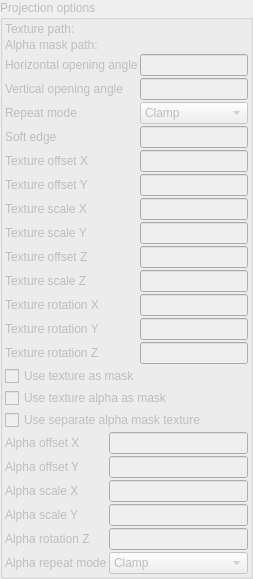
    <widget class="QGroupBox" name="groupBox_projection_options">
     <property name="enabled">
      <bool>false</bool>
     </property>
     <property name="title">
      <string>Projection options</string>
     </property>
     <layout class="QVBoxLayout" name="verticalLayout_4">
      <property name="spacing">
       <number>2</number>
      </property>
      <property name="leftMargin">
       <number>2</number>
      </property>
      <property name="topMargin">
       <number>2</number>
      </property>
      <property name="rightMargin">
       <number>2</number>
      </property>
      <property name="bottomMargin">
       <number>2</number>
      </property>
      <item>
       <layout class="QGridLayout" name="gridLayout_5">
        <item row="0" column="1">
         <widget class="FileSelectWidget" name="text_file_texture" native="true">
          <property name="sizePolicy">
           <sizepolicy hsizetype="Expanding" vsizetype="Preferred">
            <horstretch>0</horstretch>
            <verstretch>0</verstretch>
           </sizepolicy>
          </property>
          <property name="toolTip">
           <string>&lt;html&gt;&lt;head/&gt;&lt;body&gt;&lt;p&gt;Path to the light projection texture image. Acceptable formats are BMP, GIF, JPG, PNG&lt;/p&gt;&lt;p&gt;To use animated textures (image sequences), replace numbers by '%' symbol. Example: If sequence of images is as showed below: &lt;br/&gt;texture0001.jpg&lt;br/&gt;texture0002.jpg&lt;br/&gt;etc&lt;/p&gt;&lt;p&gt;Then use following file name: texture%%%%.jpg&lt;br/&gt;This tells the program to treat this as not a single image but as a sequence of images with 4 digit index.&lt;/p&gt;&lt;/body&gt;&lt;/html&gt;</string>
          </property>
         </widget>
        </item>
        <item row="0" column="0">
         <widget class="QLabel" name="label_61">
          <property name="sizePolicy">
           <sizepolicy hsizetype="Maximum" vsizetype="Preferred">
            <horstretch>0</horstretch>
            <verstretch>0</verstretch>
           </sizepolicy>
          </property>
          <property name="text">
           <string>Texture path:</string>
          </property>
         </widget>
        </item>
        <item row="1" column="1">
         <widget class="FileSelectWidget" name="text_file_texture_alpha" native="true">
          <property name="sizePolicy">
           <sizepolicy hsizetype="Expanding" vsizetype="Preferred">
            <horstretch>0</horstretch>
            <verstretch>0</verstretch>
           </sizepolicy>
          </property>
          <property name="toolTip">
           <string>&lt;html&gt;&lt;head/&gt;&lt;body&gt;&lt;p&gt;Path to an optional alpha mask texture. When &amp;quot;Use texture alpha as mask&amp;quot; is enabled, this image's brightness controls where the projection light is visible (white = full light, black = no light).&lt;/p&gt;&lt;/body&gt;&lt;/html&gt;</string>
          </property>
         </widget>
        </item>
        <item row="1" column="0">
         <widget class="QLabel" name="label_alpha_texture">
          <property name="sizePolicy">
           <sizepolicy hsizetype="Maximum" vsizetype="Preferred">
            <horstretch>0</horstretch>
            <verstretch>0</verstretch>
           </sizepolicy>
          </property>
          <property name="text">
           <string>Alpha mask path:</string>
          </property>
         </widget>
        </item>
       </layout>
      </item>
      <item>
       <layout class="QGridLayout" name="gridLayout_8">
        <item row="1" column="1">
         <widget class="MyLineEdit" name="logedit_projection_vertical_angle">
          <property name="toolTip">
           <string>&lt;html&gt;&lt;head/&gt;&lt;body&gt;&lt;p&gt;Vertical opening angle of projected image &lt;/p&gt;&lt;/body&gt;&lt;/html&gt;</string>
          </property>
         </widget>
        </item>
        <item row="0" column="1">
         <widget class="MyLineEdit" name="logedit_projection_horizonal_angle">
          <property name="toolTip">
           <string>&lt;html&gt;&lt;head/&gt;&lt;body&gt;&lt;p&gt;Horizontal opening angle of projected image &lt;/p&gt;&lt;/body&gt;&lt;/html&gt;</string>
          </property>
         </widget>
        </item>
        <item row="0" column="0">
         <widget class="QLabel" name="label_63">
          <property name="sizePolicy">
           <sizepolicy hsizetype="Maximum" vsizetype="Preferred">
            <horstretch>0</horstretch>
            <verstretch>0</verstretch>
           </sizepolicy>
          </property>
          <property name="text">
           <string>Horizontal opening angle</string>
          </property>
          <property name="wordWrap">
           <bool>true</bool>
          </property>
         </widget>
        </item>
        <item row="1" column="0">
         <widget class="QLabel" name="label_65">
          <property name="sizePolicy">
           <sizepolicy hsizetype="Maximum" vsizetype="Preferred">
            <horstretch>0</horstretch>
            <verstretch>0</verstretch>
           </sizepolicy>
          </property>
          <property name="text">
           <string>Vertical opening angle</string>
          </property>
          <property name="wordWrap">
           <bool>true</bool>
          </property>
         </widget>
        </item>
        <item row="2" column="0">
         <widget class="QLabel" name="label_repeat_mode">
          <property name="sizePolicy">
           <sizepolicy hsizetype="Maximum" vsizetype="Preferred">
            <horstretch>0</horstretch>
            <verstretch>0</verstretch>
           </sizepolicy>
          </property>
          <property name="text">
           <string>Repeat mode</string>
          </property>
          <property name="wordWrap">
           <bool>true</bool>
          </property>
         </widget>
        </item>
        <item row="2" column="1">
         <widget class="MyComboBox" name="comboBox_projection_repeat_mode">
          <property name="toolTip">
           <string>&lt;html&gt;&lt;head/&gt;&lt;body&gt;&lt;p&gt;Texture repeat mode: Clamp = no repeat with optional soft edge, Repeat = infinite tiling, Mirror = ping-pong tiling.&lt;/p&gt;&lt;/body&gt;&lt;/html&gt;</string>
          </property>
          <item>
           <property name="text">
            <string>Clamp</string>
           </property>
          </item>
          <item>
           <property name="text">
            <string>Repeat</string>
           </property>
          </item>
          <item>
           <property name="text">
            <string>Mirror</string>
           </property>
          </item>
         </widget>
        </item>
        <item row="3" column="0">
         <widget class="QLabel" name="label_soft_edge">
          <property name="sizePolicy">
           <sizepolicy hsizetype="Maximum" vsizetype="Preferred">
            <horstretch>0</horstretch>
            <verstretch>0</verstretch>
           </sizepolicy>
          </property>
          <property name="text">
           <string>Soft edge</string>
          </property>
          <property name="wordWrap">
           <bool>true</bool>
          </property>
         </widget>
        </item>
        <item row="3" column="1">
         <widget class="MyLineEdit" name="logedit_projection_soft_edge">
          <property name="toolTip">
           <string>&lt;html&gt;&lt;head/&gt;&lt;body&gt;&lt;p&gt;Soft edge feather width. 0.0 = hard edges, 0.5 = maximum soft fade. Only applies in Clamp mode.&lt;/p&gt;&lt;/body&gt;&lt;/html&gt;</string>
          </property>
         </widget>
        </item>
        <item row="4" column="0">
         <widget class="QLabel" name="label_texture_offset_x">
          <property name="sizePolicy">
           <sizepolicy hsizetype="Maximum" vsizetype="Preferred">
            <horstretch>0</horstretch>
            <verstretch>0</verstretch>
           </sizepolicy>
          </property>
          <property name="text">
           <string>Texture offset X</string>
          </property>
          <property name="wordWrap">
           <bool>true</bool>
          </property>
         </widget>
        </item>
        <item row="4" column="1">
         <widget class="MyLineEdit" name="logedit_projection_texture_offset_x">
          <property name="toolTip">
           <string>&lt;html&gt;&lt;head/&gt;&lt;body&gt;&lt;p&gt;Horizontal offset of the projected texture in UV space.&lt;/p&gt;&lt;/body&gt;&lt;/html&gt;</string>
          </property>
         </widget>
        </item>
        <item row="5" column="0">
         <widget class="QLabel" name="label_texture_offset_y">
          <property name="sizePolicy">
           <sizepolicy hsizetype="Maximum" vsizetype="Preferred">
            <horstretch>0</horstretch>
            <verstretch>0</verstretch>
           </sizepolicy>
          </property>
          <property name="text">
           <string>Texture offset Y</string>
          </property>
          <property name="wordWrap">
           <bool>true</bool>
          </property>
         </widget>
        </item>
        <item row="5" column="1">
         <widget class="MyLineEdit" name="logedit_projection_texture_offset_y">
          <property name="toolTip">
           <string>&lt;html&gt;&lt;head/&gt;&lt;body&gt;&lt;p&gt;Vertical offset of the projected texture in UV space.&lt;/p&gt;&lt;/body&gt;&lt;/html&gt;</string>
          </property>
         </widget>
        </item>
        <item row="6" column="0">
         <widget class="QLabel" name="label_texture_offset_z">
          <property name="sizePolicy">
           <sizepolicy hsizetype="Maximum" vsizetype="Preferred">
            <horstretch>0</horstretch>
            <verstretch>0</verstretch>
           </sizepolicy>
          </property>
          <property name="text">
           <string>Texture scale X</string>
          </property>
          <property name="wordWrap">
           <bool>true</bool>
          </property>
         </widget>
        </item>
        <item row="6" column="1">
         <widget class="MyLineEdit" name="logedit_projection_texture_offset_z">
          <property name="toolTip">
           <string>&lt;html&gt;&lt;head/&gt;&lt;body&gt;&lt;p&gt;Horizontal scale of the projected texture. 1.0 = original size.&lt;/p&gt;&lt;/body&gt;&lt;/html&gt;</string>
          </property>
         </widget>
        </item>
        <item row="7" column="0">
         <widget class="QLabel" name="label_texture_scale_x">
          <property name="sizePolicy">
           <sizepolicy hsizetype="Maximum" vsizetype="Preferred">
            <horstretch>0</horstretch>
            <verstretch>0</verstretch>
           </sizepolicy>
          </property>
          <property name="text">
           <string>Texture scale Y</string>
          </property>
          <property name="wordWrap">
           <bool>true</bool>
          </property>
         </widget>
        </item>
        <item row="7" column="1">
         <widget class="MyLineEdit" name="logedit_projection_texture_scale_x">
          <property name="toolTip">
           <string>&lt;html&gt;&lt;head/&gt;&lt;body&gt;&lt;p&gt;Vertical scale of the projected texture. 1.0 = original size.&lt;/p&gt;&lt;/body&gt;&lt;/html&gt;</string>
          </property>
         </widget>
        </item>
        <item row="8" column="0">
         <widget class="QLabel" name="label_texture_scale_y">
          <property name="sizePolicy">
           <sizepolicy hsizetype="Maximum" vsizetype="Preferred">
            <horstretch>0</horstretch>
            <verstretch>0</verstretch>
           </sizepolicy>
          </property>
          <property name="text">
           <string>Texture offset Z</string>
          </property>
          <property name="wordWrap">
           <bool>true</bool>
          </property>
         </widget>
        </item>
        <item row="8" column="1">
         <widget class="MyLineEdit" name="logedit_projection_texture_scale_y">
          <property name="toolTip">
           <string>&lt;html&gt;&lt;head/&gt;&lt;body&gt;&lt;p&gt;Depth offset of the projected texture. Shifts the projection focus point along the light direction.&lt;/p&gt;&lt;/body&gt;&lt;/html&gt;</string>
          </property>
         </widget>
        </item>
        <item row="9" column="0">
         <widget class="QLabel" name="label_texture_scale_z">
          <property name="sizePolicy">
           <sizepolicy hsizetype="Maximum" vsizetype="Preferred">
            <horstretch>0</horstretch>
            <verstretch>0</verstretch>
           </sizepolicy>
          </property>
          <property name="text">
           <string>Texture scale Z</string>
          </property>
          <property name="wordWrap">
           <bool>true</bool>
          </property>
         </widget>
        </item>
        <item row="9" column="1">
         <widget class="MyLineEdit" name="logedit_projection_texture_scale_z">
          <property name="toolTip">
           <string>&lt;html&gt;&lt;head/&gt;&lt;body&gt;&lt;p&gt;Depth scale of the projected texture. Scales the projection focus along the light direction.&lt;/p&gt;&lt;/body&gt;&lt;/html&gt;</string>
          </property>
         </widget>
        </item>
        <item row="10" column="0">
         <widget class="QLabel" name="label_texture_rotation_x">
          <property name="sizePolicy">
           <sizepolicy hsizetype="Maximum" vsizetype="Preferred">
            <horstretch>0</horstretch>
            <verstretch>0</verstretch>
           </sizepolicy>
          </property>
          <property name="text">
           <string>Texture rotation X</string>
          </property>
          <property name="wordWrap">
           <bool>true</bool>
          </property>
         </widget>
        </item>
        <item row="10" column="1">
         <widget class="MyLineEdit" name="logedit_projection_texture_rotation_x">
          <property name="toolTip">
           <string>&lt;html&gt;&lt;head/&gt;&lt;body&gt;&lt;p&gt;Rotation of the projected texture around the light right axis (pitch) in degrees.&lt;/p&gt;&lt;/body&gt;&lt;/html&gt;</string>
          </property>
         </widget>
        </item>
        <item row="11" column="0">
         <widget class="QLabel" name="label_texture_rotation_y">
          <property name="sizePolicy">
           <sizepolicy hsizetype="Maximum" vsizetype="Preferred">
            <horstretch>0</horstretch>
            <verstretch>0</verstretch>
           </sizepolicy>
          </property>
          <property name="text">
           <string>Texture rotation Y</string>
          </property>
          <property name="wordWrap">
           <bool>true</bool>
          </property>
         </widget>
        </item>
        <item row="11" column="1">
         <widget class="MyLineEdit" name="logedit_projection_texture_rotation_y">
          <property name="toolTip">
           <string>&lt;html&gt;&lt;head/&gt;&lt;body&gt;&lt;p&gt;Rotation of the projected texture around the light top axis (yaw) in degrees.&lt;/p&gt;&lt;/body&gt;&lt;/html&gt;</string>
          </property>
         </widget>
        </item>
        <item row="12" column="0">
         <widget class="QLabel" name="label_texture_rotation_z">
          <property name="sizePolicy">
           <sizepolicy hsizetype="Maximum" vsizetype="Preferred">
            <horstretch>0</horstretch>
            <verstretch>0</verstretch>
           </sizepolicy>
          </property>
          <property name="text">
           <string>Texture rotation Z</string>
          </property>
          <property name="wordWrap">
           <bool>true</bool>
          </property>
         </widget>
        </item>
        <item row="12" column="1">
         <widget class="MyLineEdit" name="logedit_projection_texture_rotation_z">
          <property name="toolTip">
           <string>&lt;html&gt;&lt;head/&gt;&lt;body&gt;&lt;p&gt;Rotation of the projected texture around the light direction axis (roll) in degrees.&lt;/p&gt;&lt;/body&gt;&lt;/html&gt;</string>
          </property>
         </widget>
        </item>
        <item row="13" column="0" colspan="2">
         <widget class="MyCheckBox" name="checkBox_projection_use_as_mask">
          <property name="toolTip">
           <string>&lt;html&gt;&lt;head/&gt;&lt;body&gt;&lt;p&gt;Use texture as intensity mask instead of color. Light color is preserved; texture brightness controls intensity.&lt;/p&gt;&lt;/body&gt;&lt;/html&gt;</string>
          </property>
          <property name="text">
           <string>Use texture as mask</string>
          </property>
         </widget>
        </item>
        <item row="14" column="0" colspan="2">
         <widget class="MyCheckBox" name="checkBox_projection_use_alpha_as_mask">
          <property name="toolTip">
           <string>&lt;html&gt;&lt;head/&gt;&lt;body&gt;&lt;p&gt;Use texture alpha channel as intensity mask instead of color. Requires a PNG or image with alpha channel.&lt;/p&gt;&lt;/body&gt;&lt;/html&gt;</string>
          </property>
          <property name="text">
           <string>Use texture alpha as mask</string>
          </property>
         </widget>
        </item>
        <item row="15" column="0" colspan="2">
         <widget class="MyCheckBox" name="checkBox_projection_use_texture_alpha_as_mask">
          <property name="toolTip">
           <string>&lt;html&gt;&lt;head/&gt;&lt;body&gt;&lt;p&gt;Use a separate alpha mask texture to control projection light visibility. The alpha mask path must be set above.&lt;/p&gt;&lt;/body&gt;&lt;/html&gt;</string>
          </property>
          <property name="text">
           <string>Use separate alpha mask texture</string>
          </property>
         </widget>
        </item>
       </layout>
      </item>
      <item>
       <layout class="QGridLayout" name="gridLayout_alpha">
        <item row="0" column="0">
         <widget class="QLabel" name="label_alpha_offset_x">
          <property name="text">
           <string>Alpha offset X</string>
          </property>
         </widget>
        </item>
        <item row="0" column="1">
         <widget class="MyLineEdit" name="logedit_alpha_texture_offset_x">
          <property name="toolTip">
           <string>Horizontal offset of the alpha mask texture in UV space.</string>
          </property>
         </widget>
        </item>
        <item row="1" column="0">
         <widget class="QLabel" name="label_alpha_offset_y">
          <property name="text">
           <string>Alpha offset Y</string>
          </property>
         </widget>
        </item>
        <item row="1" column="1">
         <widget class="MyLineEdit" name="logedit_alpha_texture_offset_y">
          <property name="toolTip">
           <string>Vertical offset of the alpha mask texture in UV space.</string>
          </property>
         </widget>
        </item>
        <item row="2" column="0">
         <widget class="QLabel" name="label_alpha_scale_x">
          <property name="text">
           <string>Alpha scale X</string>
          </property>
         </widget>
        </item>
        <item row="2" column="1">
         <widget class="MyLineEdit" name="logedit_alpha_texture_scale_x">
          <property name="toolTip">
           <string>Horizontal scale of the alpha mask texture. 1.0 = original size.</string>
          </property>
         </widget>
        </item>
        <item row="3" column="0">
         <widget class="QLabel" name="label_alpha_scale_y">
          <property name="text">
           <string>Alpha scale Y</string>
          </property>
         </widget>
        </item>
        <item row="3" column="1">
         <widget class="MyLineEdit" name="logedit_alpha_texture_scale_y">
          <property name="toolTip">
           <string>Vertical scale of the alpha mask texture. 1.0 = original size.</string>
          </property>
         </widget>
        </item>
        <item row="4" column="0">
         <widget class="QLabel" name="label_alpha_rotation_z">
          <property name="text">
           <string>Alpha rotation Z</string>
          </property>
         </widget>
        </item>
        <item row="4" column="1">
         <widget class="MyLineEdit" name="logedit_alpha_texture_rotation_z">
          <property name="toolTip">
           <string>Rotation of the alpha mask texture around the light direction axis in degrees.</string>
          </property>
         </widget>
        </item>
        <item row="5" column="0">
         <widget class="QLabel" name="label_alpha_repeat_mode">
          <property name="text">
           <string>Alpha repeat mode</string>
          </property>
         </widget>
        </item>
        <item row="5" column="1">
         <widget class="MyComboBox" name="comboBox_alpha_texture_repeat_mode">
          <property name="toolTip">
           <string>Alpha mask texture repeat mode.</string>
          </property>
          <item>
           <property name="text">
            <string>Clamp</string>
           </property>
          </item>
          <item>
           <property name="text">
            <string>Repeat</string>
           </property>
          </item>
          <item>
           <property name="text">
            <string>Mirror</string>
           </property>
          </item>
         </widget>
        </item>
       </layout>
      </item>
     </layout>
    </widget>
